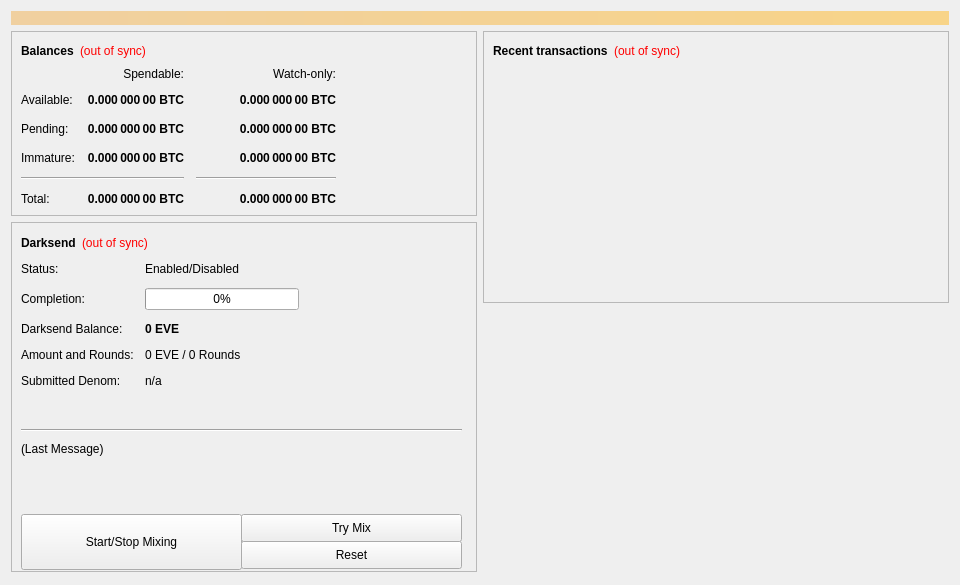
<?xml version="1.0" encoding="UTF-8"?>
<ui version="4.0">
 <class>OverviewPage</class>
 <widget class="QWidget" name="OverviewPage">
  <property name="geometry">
   <rect>
    <x>0</x>
    <y>0</y>
    <width>960</width>
    <height>585</height>
   </rect>
  </property>
  <property name="minimumSize">
   <size>
    <width>960</width>
    <height>0</height>
   </size>
  </property>
  <property name="windowTitle">
   <string>Form</string>
  </property>
  <layout class="QVBoxLayout" name="topLayout">
   <item>
    <widget class="QLabel" name="labelAlerts">
     <property name="visible">
      <bool>false</bool>
     </property>
     <property name="styleSheet">
      <string notr="true">background-color: qlineargradient(x1: 0, y1: 0, x2: 1, y2: 0, stop:0 #F0D0A0, stop:1 #F8D488); color:#000000;</string>
     </property>
     <property name="wordWrap">
      <bool>true</bool>
     </property>
     <property name="margin">
      <number>3</number>
     </property>
    </widget>
   </item>
   <item>
    <layout class="QHBoxLayout" name="horizontalLayout" stretch="1,1">
     <item>
      <layout class="QVBoxLayout" name="verticalLayout_2">
       <item>
        <widget class="QFrame" name="frame">
         <property name="frameShape">
          <enum>QFrame::StyledPanel</enum>
         </property>
         <property name="frameShadow">
          <enum>QFrame::Raised</enum>
         </property>
         <layout class="QVBoxLayout" name="verticalLayout_4">
          <item>
           <layout class="QHBoxLayout" name="horizontalLayout_4">
            <item>
             <widget class="QLabel" name="label_5">
              <property name="font">
               <font>
                <weight>75</weight>
                <bold>true</bold>
               </font>
              </property>
              <property name="text">
               <string>Balances</string>
              </property>
             </widget>
            </item>
            <item>
             <widget class="QLabel" name="labelWalletStatus">
              <property name="cursor">
               <cursorShape>WhatsThisCursor</cursorShape>
              </property>
              <property name="toolTip">
               <string>The displayed information may be out of date. Your wallet automatically synchronizes with the Eve network after a connection is established, but this process has not completed yet.</string>
              </property>
              <property name="styleSheet">
               <string notr="true">QLabel { color: red; }</string>
              </property>
              <property name="text">
               <string notr="true">(out of sync)</string>
              </property>
              <property name="alignment">
               <set>Qt::AlignLeading|Qt::AlignLeft|Qt::AlignVCenter</set>
              </property>
             </widget>
            </item>
            <item>
             <spacer name="horizontalSpacer_3">
              <property name="orientation">
               <enum>Qt::Horizontal</enum>
              </property>
              <property name="sizeHint" stdset="0">
               <size>
                <width>40</width>
                <height>20</height>
               </size>
              </property>
             </spacer>
            </item>
           </layout>
          </item>
          <item>
           <layout class="QGridLayout" name="gridLayout">
            <property name="spacing">
             <number>12</number>
            </property>
            <item row="2" column="2">
             <widget class="QLabel" name="labelWatchPending">
              <property name="font">
               <font>
                <weight>75</weight>
                <bold>true</bold>
               </font>
              </property>
              <property name="cursor">
               <cursorShape>IBeamCursor</cursorShape>
              </property>
              <property name="toolTip">
               <string>Unconfirmed transactions to watch-only addresses</string>
              </property>
              <property name="text">
               <string notr="true">0.000 000 00 BTC</string>
              </property>
              <property name="alignment">
               <set>Qt::AlignRight|Qt::AlignTrailing|Qt::AlignVCenter</set>
              </property>
              <property name="textInteractionFlags">
               <set>Qt::LinksAccessibleByMouse|Qt::TextSelectableByKeyboard|Qt::TextSelectableByMouse</set>
              </property>
             </widget>
            </item>
            <item row="2" column="1">
             <widget class="QLabel" name="labelUnconfirmed">
              <property name="font">
               <font>
                <weight>75</weight>
                <bold>true</bold>
               </font>
              </property>
              <property name="cursor">
               <cursorShape>IBeamCursor</cursorShape>
              </property>
              <property name="toolTip">
               <string>Total of transactions that have yet to be confirmed, and do not yet count toward the spendable balance</string>
              </property>
              <property name="text">
               <string notr="true">0.000 000 00 BTC</string>
              </property>
              <property name="alignment">
               <set>Qt::AlignRight|Qt::AlignTrailing|Qt::AlignVCenter</set>
              </property>
              <property name="textInteractionFlags">
               <set>Qt::LinksAccessibleByMouse|Qt::TextSelectableByKeyboard|Qt::TextSelectableByMouse</set>
              </property>
             </widget>
            </item>
            <item row="3" column="2">
             <widget class="QLabel" name="labelWatchImmature">
              <property name="font">
               <font>
                <weight>75</weight>
                <bold>true</bold>
               </font>
              </property>
              <property name="cursor">
               <cursorShape>IBeamCursor</cursorShape>
              </property>
              <property name="toolTip">
               <string>Mined balance in watch-only addresses that has not yet matured</string>
              </property>
              <property name="text">
               <string notr="true">0.000 000 00 BTC</string>
              </property>
              <property name="alignment">
               <set>Qt::AlignRight|Qt::AlignTrailing|Qt::AlignVCenter</set>
              </property>
              <property name="textInteractionFlags">
               <set>Qt::LinksAccessibleByMouse|Qt::TextSelectableByKeyboard|Qt::TextSelectableByMouse</set>
              </property>
             </widget>
            </item>
            <item row="4" column="0" colspan="2">
             <widget class="Line" name="lineSpendableBalance">
              <property name="orientation">
               <enum>Qt::Horizontal</enum>
              </property>
             </widget>
            </item>
            <item row="4" column="2">
             <widget class="Line" name="lineWatchBalance">
              <property name="sizePolicy">
               <sizepolicy hsizetype="Preferred" vsizetype="Fixed">
                <horstretch>0</horstretch>
                <verstretch>0</verstretch>
               </sizepolicy>
              </property>
              <property name="minimumSize">
               <size>
                <width>140</width>
                <height>0</height>
               </size>
              </property>
              <property name="orientation">
               <enum>Qt::Horizontal</enum>
              </property>
             </widget>
            </item>
            <item row="5" column="0">
             <widget class="QLabel" name="labelTotalText">
              <property name="text">
               <string>Total:</string>
              </property>
             </widget>
            </item>
            <item row="3" column="1">
             <widget class="QLabel" name="labelImmature">
              <property name="font">
               <font>
                <weight>75</weight>
                <bold>true</bold>
               </font>
              </property>
              <property name="cursor">
               <cursorShape>IBeamCursor</cursorShape>
              </property>
              <property name="toolTip">
               <string>Mined balance that has not yet matured</string>
              </property>
              <property name="text">
               <string notr="true">0.000 000 00 BTC</string>
              </property>
              <property name="alignment">
               <set>Qt::AlignRight|Qt::AlignTrailing|Qt::AlignVCenter</set>
              </property>
              <property name="textInteractionFlags">
               <set>Qt::LinksAccessibleByMouse|Qt::TextSelectableByKeyboard|Qt::TextSelectableByMouse</set>
              </property>
             </widget>
            </item>
            <item row="2" column="3">
             <spacer name="horizontalSpacer_2">
              <property name="orientation">
               <enum>Qt::Horizontal</enum>
              </property>
              <property name="sizeHint" stdset="0">
               <size>
                <width>40</width>
                <height>20</height>
               </size>
              </property>
             </spacer>
            </item>
            <item row="3" column="0">
             <widget class="QLabel" name="labelImmatureText">
              <property name="text">
               <string>Immature:</string>
              </property>
             </widget>
            </item>
            <item row="5" column="1">
             <widget class="QLabel" name="labelTotal">
              <property name="font">
               <font>
                <weight>75</weight>
                <bold>true</bold>
               </font>
              </property>
              <property name="cursor">
               <cursorShape>IBeamCursor</cursorShape>
              </property>
              <property name="toolTip">
               <string>Your current total balance</string>
              </property>
              <property name="text">
               <string notr="true">0.000 000 00 BTC</string>
              </property>
              <property name="alignment">
               <set>Qt::AlignRight|Qt::AlignTrailing|Qt::AlignVCenter</set>
              </property>
              <property name="textInteractionFlags">
               <set>Qt::LinksAccessibleByMouse|Qt::TextSelectableByKeyboard|Qt::TextSelectableByMouse</set>
              </property>
             </widget>
            </item>
            <item row="5" column="2">
             <widget class="QLabel" name="labelWatchTotal">
              <property name="font">
               <font>
                <weight>75</weight>
                <bold>true</bold>
               </font>
              </property>
              <property name="cursor">
               <cursorShape>IBeamCursor</cursorShape>
              </property>
              <property name="toolTip">
               <string>Current total balance in watch-only addresses</string>
              </property>
              <property name="text">
               <string notr="true">0.000 000 00 BTC</string>
              </property>
              <property name="alignment">
               <set>Qt::AlignRight|Qt::AlignTrailing|Qt::AlignVCenter</set>
              </property>
              <property name="textInteractionFlags">
               <set>Qt::LinksAccessibleByMouse|Qt::TextSelectableByKeyboard|Qt::TextSelectableByMouse</set>
              </property>
             </widget>
            </item>
            <item row="0" column="2">
             <widget class="QLabel" name="labelWatchonly">
              <property name="text">
               <string>Watch-only:</string>
              </property>
              <property name="alignment">
               <set>Qt::AlignRight|Qt::AlignTrailing|Qt::AlignVCenter</set>
              </property>
             </widget>
            </item>
            <item row="1" column="0">
             <widget class="QLabel" name="labelBalanceText">
              <property name="text">
               <string>Available:</string>
              </property>
             </widget>
            </item>
            <item row="1" column="1">
             <widget class="QLabel" name="labelBalance">
              <property name="font">
               <font>
                <weight>75</weight>
                <bold>true</bold>
               </font>
              </property>
              <property name="cursor">
               <cursorShape>IBeamCursor</cursorShape>
              </property>
              <property name="toolTip">
               <string>Your current spendable balance</string>
              </property>
              <property name="text">
               <string notr="true">0.000 000 00 BTC</string>
              </property>
              <property name="alignment">
               <set>Qt::AlignRight|Qt::AlignTrailing|Qt::AlignVCenter</set>
              </property>
              <property name="textInteractionFlags">
               <set>Qt::LinksAccessibleByMouse|Qt::TextSelectableByKeyboard|Qt::TextSelectableByMouse</set>
              </property>
             </widget>
            </item>
            <item row="1" column="2">
             <widget class="QLabel" name="labelWatchAvailable">
              <property name="font">
               <font>
                <weight>75</weight>
                <bold>true</bold>
               </font>
              </property>
              <property name="cursor">
               <cursorShape>IBeamCursor</cursorShape>
              </property>
              <property name="toolTip">
               <string>Your current balance in watch-only addresses</string>
              </property>
              <property name="text">
               <string notr="true">0.000 000 00 BTC</string>
              </property>
              <property name="alignment">
               <set>Qt::AlignRight|Qt::AlignTrailing|Qt::AlignVCenter</set>
              </property>
              <property name="textInteractionFlags">
               <set>Qt::LinksAccessibleByMouse|Qt::TextSelectableByKeyboard|Qt::TextSelectableByMouse</set>
              </property>
             </widget>
            </item>
            <item row="2" column="0">
             <widget class="QLabel" name="labelPendingText">
              <property name="text">
               <string>Pending:</string>
              </property>
             </widget>
            </item>
            <item row="0" column="1">
             <widget class="QLabel" name="labelSpendable">
              <property name="text">
               <string>Spendable:</string>
              </property>
              <property name="alignment">
               <set>Qt::AlignRight|Qt::AlignTrailing|Qt::AlignVCenter</set>
              </property>
             </widget>
            </item>
           </layout>
          </item>
         </layout>
        </widget>
       </item>
       <item>
        <widget class="QFrame" name="frameDarksend">
         <property name="minimumSize">
          <size>
           <width>0</width>
           <height>350</height>
          </size>
         </property>
         <property name="layoutDirection">
          <enum>Qt::LeftToRight</enum>
         </property>
         <property name="frameShape">
          <enum>QFrame::StyledPanel</enum>
         </property>
         <property name="frameShadow">
          <enum>QFrame::Raised</enum>
         </property>
         <widget class="QWidget" name="formLayoutWidget">
          <property name="geometry">
           <rect>
            <x>10</x>
            <y>40</y>
            <width>451</width>
            <height>161</height>
           </rect>
          </property>
          <layout class="QFormLayout" name="formLayout">
           <property name="fieldGrowthPolicy">
            <enum>QFormLayout::AllNonFixedFieldsGrow</enum>
           </property>
           <property name="horizontalSpacing">
            <number>11</number>
           </property>
           <property name="verticalSpacing">
            <number>12</number>
           </property>
           <item row="0" column="0">
            <widget class="QLabel" name="label_6">
             <property name="text">
              <string>Status:</string>
             </property>
            </widget>
           </item>
           <item row="1" column="0">
            <widget class="QLabel" name="label_7">
             <property name="text">
              <string>Completion:</string>
             </property>
            </widget>
           </item>
           <item row="1" column="1">
            <widget class="QProgressBar" name="darksendProgress">
             <property name="maximumSize">
              <size>
               <width>154</width>
               <height>16777215</height>
              </size>
             </property>
             <property name="value">
              <number>0</number>
             </property>
            </widget>
           </item>
           <item row="2" column="0">
            <widget class="QLabel" name="labelAnonymizedText">
             <property name="text">
              <string>Darksend Balance:</string>
             </property>
            </widget>
           </item>
           <item row="2" column="1">
            <widget class="QLabel" name="labelAnonymized">
             <property name="font">
              <font>
               <weight>75</weight>
               <bold>true</bold>
              </font>
             </property>
             <property name="text">
              <string notr="true">0 EVE</string>
             </property>
            </widget>
           </item>
           <item row="3" column="0">
            <widget class="QLabel" name="label_8">
             <property name="text">
              <string>Amount and Rounds:</string>
             </property>
            </widget>
           </item>
           <item row="3" column="1">
            <widget class="QLabel" name="labelAmountRounds">
             <property name="text">
              <string>0 EVE / 0 Rounds</string>
             </property>
            </widget>
           </item>
           <item row="4" column="0">
            <widget class="QLabel" name="label_9">
             <property name="text">
              <string>Submitted Denom:</string>
             </property>
            </widget>
           </item>
           <item row="4" column="1">
            <widget class="QLabel" name="labelSubmittedDenom">
             <property name="toolTip">
              <string>The denominations you submitted to the Masternode.&lt;br&gt;To mix, other users must submit the exact same denominations.</string>
             </property>
             <property name="text">
              <string>n/a</string>
             </property>
            </widget>
           </item>
           <item row="0" column="1">
            <widget class="QLabel" name="darksendEnabled">
             <property name="text">
              <string>Enabled/Disabled</string>
             </property>
            </widget>
           </item>
          </layout>
         </widget>
         <widget class="QPushButton" name="runAutoDenom">
          <property name="geometry">
           <rect>
            <x>251</x>
            <y>17</y>
            <width>1</width>
            <height>1</height>
           </rect>
          </property>
          <property name="palette">
           <palette>
            <active>
             <colorrole role="WindowText">
              <brush brushstyle="SolidPattern">
               <color alpha="255">
                <red>0</red>
                <green>0</green>
                <blue>0</blue>
               </color>
              </brush>
             </colorrole>
             <colorrole role="Button">
              <brush brushstyle="SolidPattern">
               <color alpha="255">
                <red>239</red>
                <green>238</green>
                <blue>238</blue>
               </color>
              </brush>
             </colorrole>
             <colorrole role="Light">
              <brush brushstyle="SolidPattern">
               <color alpha="255">
                <red>255</red>
                <green>255</green>
                <blue>255</blue>
               </color>
              </brush>
             </colorrole>
             <colorrole role="Midlight">
              <brush brushstyle="SolidPattern">
               <color alpha="255">
                <red>247</red>
                <green>246</green>
                <blue>246</blue>
               </color>
              </brush>
             </colorrole>
             <colorrole role="Dark">
              <brush brushstyle="SolidPattern">
               <color alpha="255">
                <red>119</red>
                <green>119</green>
                <blue>119</blue>
               </color>
              </brush>
             </colorrole>
             <colorrole role="Mid">
              <brush brushstyle="SolidPattern">
               <color alpha="255">
                <red>159</red>
                <green>159</green>
                <blue>159</blue>
               </color>
              </brush>
             </colorrole>
             <colorrole role="Text">
              <brush brushstyle="SolidPattern">
               <color alpha="255">
                <red>0</red>
                <green>0</green>
                <blue>0</blue>
               </color>
              </brush>
             </colorrole>
             <colorrole role="BrightText">
              <brush brushstyle="SolidPattern">
               <color alpha="255">
                <red>255</red>
                <green>255</green>
                <blue>255</blue>
               </color>
              </brush>
             </colorrole>
             <colorrole role="ButtonText">
              <brush brushstyle="SolidPattern">
               <color alpha="255">
                <red>0</red>
                <green>0</green>
                <blue>0</blue>
               </color>
              </brush>
             </colorrole>
             <colorrole role="Base">
              <brush brushstyle="SolidPattern">
               <color alpha="255">
                <red>255</red>
                <green>255</green>
                <blue>255</blue>
               </color>
              </brush>
             </colorrole>
             <colorrole role="Window">
              <brush brushstyle="SolidPattern">
               <color alpha="255">
                <red>239</red>
                <green>238</green>
                <blue>238</blue>
               </color>
              </brush>
             </colorrole>
             <colorrole role="Shadow">
              <brush brushstyle="SolidPattern">
               <color alpha="255">
                <red>0</red>
                <green>0</green>
                <blue>0</blue>
               </color>
              </brush>
             </colorrole>
             <colorrole role="AlternateBase">
              <brush brushstyle="SolidPattern">
               <color alpha="255">
                <red>247</red>
                <green>246</green>
                <blue>246</blue>
               </color>
              </brush>
             </colorrole>
             <colorrole role="ToolTipBase">
              <brush brushstyle="SolidPattern">
               <color alpha="255">
                <red>255</red>
                <green>255</green>
                <blue>220</blue>
               </color>
              </brush>
             </colorrole>
             <colorrole role="ToolTipText">
              <brush brushstyle="SolidPattern">
               <color alpha="255">
                <red>0</red>
                <green>0</green>
                <blue>0</blue>
               </color>
              </brush>
             </colorrole>
            </active>
            <inactive>
             <colorrole role="WindowText">
              <brush brushstyle="SolidPattern">
               <color alpha="255">
                <red>0</red>
                <green>0</green>
                <blue>0</blue>
               </color>
              </brush>
             </colorrole>
             <colorrole role="Button">
              <brush brushstyle="SolidPattern">
               <color alpha="255">
                <red>239</red>
                <green>238</green>
                <blue>238</blue>
               </color>
              </brush>
             </colorrole>
             <colorrole role="Light">
              <brush brushstyle="SolidPattern">
               <color alpha="255">
                <red>255</red>
                <green>255</green>
                <blue>255</blue>
               </color>
              </brush>
             </colorrole>
             <colorrole role="Midlight">
              <brush brushstyle="SolidPattern">
               <color alpha="255">
                <red>247</red>
                <green>246</green>
                <blue>246</blue>
               </color>
              </brush>
             </colorrole>
             <colorrole role="Dark">
              <brush brushstyle="SolidPattern">
               <color alpha="255">
                <red>119</red>
                <green>119</green>
                <blue>119</blue>
               </color>
              </brush>
             </colorrole>
             <colorrole role="Mid">
              <brush brushstyle="SolidPattern">
               <color alpha="255">
                <red>159</red>
                <green>159</green>
                <blue>159</blue>
               </color>
              </brush>
             </colorrole>
             <colorrole role="Text">
              <brush brushstyle="SolidPattern">
               <color alpha="255">
                <red>0</red>
                <green>0</green>
                <blue>0</blue>
               </color>
              </brush>
             </colorrole>
             <colorrole role="BrightText">
              <brush brushstyle="SolidPattern">
               <color alpha="255">
                <red>255</red>
                <green>255</green>
                <blue>255</blue>
               </color>
              </brush>
             </colorrole>
             <colorrole role="ButtonText">
              <brush brushstyle="SolidPattern">
               <color alpha="255">
                <red>0</red>
                <green>0</green>
                <blue>0</blue>
               </color>
              </brush>
             </colorrole>
             <colorrole role="Base">
              <brush brushstyle="SolidPattern">
               <color alpha="255">
                <red>255</red>
                <green>255</green>
                <blue>255</blue>
               </color>
              </brush>
             </colorrole>
             <colorrole role="Window">
              <brush brushstyle="SolidPattern">
               <color alpha="255">
                <red>239</red>
                <green>238</green>
                <blue>238</blue>
               </color>
              </brush>
             </colorrole>
             <colorrole role="Shadow">
              <brush brushstyle="SolidPattern">
               <color alpha="255">
                <red>0</red>
                <green>0</green>
                <blue>0</blue>
               </color>
              </brush>
             </colorrole>
             <colorrole role="AlternateBase">
              <brush brushstyle="SolidPattern">
               <color alpha="255">
                <red>247</red>
                <green>246</green>
                <blue>246</blue>
               </color>
              </brush>
             </colorrole>
             <colorrole role="ToolTipBase">
              <brush brushstyle="SolidPattern">
               <color alpha="255">
                <red>255</red>
                <green>255</green>
                <blue>220</blue>
               </color>
              </brush>
             </colorrole>
             <colorrole role="ToolTipText">
              <brush brushstyle="SolidPattern">
               <color alpha="255">
                <red>0</red>
                <green>0</green>
                <blue>0</blue>
               </color>
              </brush>
             </colorrole>
            </inactive>
            <disabled>
             <colorrole role="WindowText">
              <brush brushstyle="SolidPattern">
               <color alpha="255">
                <red>119</red>
                <green>119</green>
                <blue>119</blue>
               </color>
              </brush>
             </colorrole>
             <colorrole role="Button">
              <brush brushstyle="SolidPattern">
               <color alpha="255">
                <red>239</red>
                <green>238</green>
                <blue>238</blue>
               </color>
              </brush>
             </colorrole>
             <colorrole role="Light">
              <brush brushstyle="SolidPattern">
               <color alpha="255">
                <red>255</red>
                <green>255</green>
                <blue>255</blue>
               </color>
              </brush>
             </colorrole>
             <colorrole role="Midlight">
              <brush brushstyle="SolidPattern">
               <color alpha="255">
                <red>247</red>
                <green>246</green>
                <blue>246</blue>
               </color>
              </brush>
             </colorrole>
             <colorrole role="Dark">
              <brush brushstyle="SolidPattern">
               <color alpha="255">
                <red>119</red>
                <green>119</green>
                <blue>119</blue>
               </color>
              </brush>
             </colorrole>
             <colorrole role="Mid">
              <brush brushstyle="SolidPattern">
               <color alpha="255">
                <red>159</red>
                <green>159</green>
                <blue>159</blue>
               </color>
              </brush>
             </colorrole>
             <colorrole role="Text">
              <brush brushstyle="SolidPattern">
               <color alpha="255">
                <red>119</red>
                <green>119</green>
                <blue>119</blue>
               </color>
              </brush>
             </colorrole>
             <colorrole role="BrightText">
              <brush brushstyle="SolidPattern">
               <color alpha="255">
                <red>255</red>
                <green>255</green>
                <blue>255</blue>
               </color>
              </brush>
             </colorrole>
             <colorrole role="ButtonText">
              <brush brushstyle="SolidPattern">
               <color alpha="255">
                <red>119</red>
                <green>119</green>
                <blue>119</blue>
               </color>
              </brush>
             </colorrole>
             <colorrole role="Base">
              <brush brushstyle="SolidPattern">
               <color alpha="255">
                <red>239</red>
                <green>238</green>
                <blue>238</blue>
               </color>
              </brush>
             </colorrole>
             <colorrole role="Window">
              <brush brushstyle="SolidPattern">
               <color alpha="255">
                <red>239</red>
                <green>238</green>
                <blue>238</blue>
               </color>
              </brush>
             </colorrole>
             <colorrole role="Shadow">
              <brush brushstyle="SolidPattern">
               <color alpha="255">
                <red>0</red>
                <green>0</green>
                <blue>0</blue>
               </color>
              </brush>
             </colorrole>
             <colorrole role="AlternateBase">
              <brush brushstyle="SolidPattern">
               <color alpha="255">
                <red>239</red>
                <green>238</green>
                <blue>238</blue>
               </color>
              </brush>
             </colorrole>
             <colorrole role="ToolTipBase">
              <brush brushstyle="SolidPattern">
               <color alpha="255">
                <red>255</red>
                <green>255</green>
                <blue>220</blue>
               </color>
              </brush>
             </colorrole>
             <colorrole role="ToolTipText">
              <brush brushstyle="SolidPattern">
               <color alpha="255">
                <red>0</red>
                <green>0</green>
                <blue>0</blue>
               </color>
              </brush>
             </colorrole>
            </disabled>
           </palette>
          </property>
          <property name="focusPolicy">
           <enum>Qt::NoFocus</enum>
          </property>
          <property name="autoFillBackground">
           <bool>true</bool>
          </property>
          <property name="text">
           <string/>
          </property>
          <property name="flat">
           <bool>true</bool>
          </property>
         </widget>
         <widget class="QPushButton" name="toggleDarksend">
          <property name="geometry">
           <rect>
            <x>10</x>
            <y>292</y>
            <width>221</width>
            <height>56</height>
           </rect>
          </property>
          <property name="sizePolicy">
           <sizepolicy hsizetype="MinimumExpanding" vsizetype="Fixed">
            <horstretch>0</horstretch>
            <verstretch>0</verstretch>
           </sizepolicy>
          </property>
          <property name="text">
           <string>Start/Stop Mixing</string>
          </property>
         </widget>
         <widget class="Line" name="lineLastMessage">
          <property name="geometry">
           <rect>
            <x>10</x>
            <y>200</y>
            <width>441</width>
            <height>16</height>
           </rect>
          </property>
          <property name="orientation">
           <enum>Qt::Horizontal</enum>
          </property>
         </widget>
         <widget class="QLabel" name="darksendStatus">
          <property name="geometry">
           <rect>
            <x>10</x>
            <y>220</y>
            <width>451</width>
            <height>61</height>
           </rect>
          </property>
          <property name="minimumSize">
           <size>
            <width>288</width>
            <height>43</height>
           </size>
          </property>
          <property name="text">
           <string>(Last Message)</string>
          </property>
          <property name="alignment">
           <set>Qt::AlignLeading|Qt::AlignLeft|Qt::AlignTop</set>
          </property>
          <property name="wordWrap">
           <bool>true</bool>
          </property>
         </widget>
         <widget class="QPushButton" name="darksendAuto">
          <property name="geometry">
           <rect>
            <x>230</x>
            <y>292</y>
            <width>221</width>
            <height>28</height>
           </rect>
          </property>
          <property name="sizePolicy">
           <sizepolicy hsizetype="MinimumExpanding" vsizetype="Fixed">
            <horstretch>0</horstretch>
            <verstretch>0</verstretch>
           </sizepolicy>
          </property>
          <property name="toolTip">
           <string>Try to manually submit a Darksend request.</string>
          </property>
          <property name="text">
           <string>Try Mix</string>
          </property>
         </widget>
         <widget class="QPushButton" name="darksendReset">
          <property name="geometry">
           <rect>
            <x>230</x>
            <y>319</y>
            <width>221</width>
            <height>28</height>
           </rect>
          </property>
          <property name="sizePolicy">
           <sizepolicy hsizetype="MinimumExpanding" vsizetype="Fixed">
            <horstretch>0</horstretch>
            <verstretch>0</verstretch>
           </sizepolicy>
          </property>
          <property name="toolTip">
           <string>Reset the current status of Darksend (can interrupt Darksend if it's in the process of Mixing, which can cost you money!)</string>
          </property>
          <property name="autoFillBackground">
           <bool>false</bool>
          </property>
          <property name="text">
           <string>Reset</string>
          </property>
         </widget>
         <widget class="QWidget" name="layoutWidget">
          <property name="geometry">
           <rect>
            <x>10</x>
            <y>10</y>
            <width>431</width>
            <height>22</height>
           </rect>
          </property>
          <layout class="QHBoxLayout" name="horizontalLayout_5">
           <item>
            <widget class="QLabel" name="label_2">
             <property name="font">
              <font>
               <weight>75</weight>
               <bold>true</bold>
              </font>
             </property>
             <property name="text">
              <string>Darksend</string>
             </property>
            </widget>
           </item>
           <item>
            <widget class="QLabel" name="labelDarksendSyncStatus">
             <property name="toolTip">
              <string>The displayed information may be out of date. Your wallet automatically synchronizes with the Eve network after a connection is established, but this process has not completed yet.</string>
             </property>
             <property name="styleSheet">
              <string notr="true">QLabel { color: red; }</string>
             </property>
             <property name="text">
              <string notr="true">(out of sync)</string>
             </property>
             <property name="alignment">
              <set>Qt::AlignLeading|Qt::AlignLeft|Qt::AlignVCenter</set>
             </property>
            </widget>
           </item>
           <item>
            <spacer name="horizontalSpacer_4">
             <property name="orientation">
              <enum>Qt::Horizontal</enum>
             </property>
             <property name="sizeHint" stdset="0">
              <size>
               <width>40</width>
               <height>20</height>
              </size>
             </property>
            </spacer>
           </item>
          </layout>
         </widget>
        </widget>
       </item>
       <item>
        <spacer name="verticalSpacer">
         <property name="orientation">
          <enum>Qt::Vertical</enum>
         </property>
         <property name="sizeHint" stdset="0">
          <size>
           <width>20</width>
           <height>40</height>
          </size>
         </property>
        </spacer>
       </item>
      </layout>
     </item>
     <item>
      <layout class="QVBoxLayout" name="verticalLayout_3">
       <item>
        <widget class="QFrame" name="frame_2">
         <property name="frameShape">
          <enum>QFrame::StyledPanel</enum>
         </property>
         <property name="frameShadow">
          <enum>QFrame::Raised</enum>
         </property>
         <layout class="QVBoxLayout" name="verticalLayout">
          <item>
           <layout class="QHBoxLayout" name="horizontalLayout_2">
            <item>
             <widget class="QLabel" name="label_4">
              <property name="font">
               <font>
                <weight>75</weight>
                <bold>true</bold>
               </font>
              </property>
              <property name="text">
               <string>Recent transactions</string>
              </property>
             </widget>
            </item>
            <item>
             <widget class="QLabel" name="labelTransactionsStatus">
              <property name="cursor">
               <cursorShape>WhatsThisCursor</cursorShape>
              </property>
              <property name="toolTip">
               <string>The displayed information may be out of date. Your wallet automatically synchronizes with the Eve network after a connection is established, but this process has not completed yet.</string>
              </property>
              <property name="styleSheet">
               <string notr="true">QLabel { color: red; }</string>
              </property>
              <property name="text">
               <string notr="true">(out of sync)</string>
              </property>
              <property name="alignment">
               <set>Qt::AlignRight|Qt::AlignTrailing|Qt::AlignVCenter</set>
              </property>
             </widget>
            </item>
            <item>
             <spacer name="horizontalSpacer">
              <property name="orientation">
               <enum>Qt::Horizontal</enum>
              </property>
              <property name="sizeHint" stdset="0">
               <size>
                <width>40</width>
                <height>20</height>
               </size>
              </property>
             </spacer>
            </item>
           </layout>
          </item>
          <item>
           <widget class="QListView" name="listTransactions">
            <property name="styleSheet">
             <string notr="true">QListView { background: transparent; }</string>
            </property>
            <property name="frameShape">
             <enum>QFrame::NoFrame</enum>
            </property>
            <property name="verticalScrollBarPolicy">
             <enum>Qt::ScrollBarAlwaysOff</enum>
            </property>
            <property name="horizontalScrollBarPolicy">
             <enum>Qt::ScrollBarAlwaysOff</enum>
            </property>
            <property name="selectionMode">
             <enum>QAbstractItemView::NoSelection</enum>
            </property>
           </widget>
          </item>
         </layout>
        </widget>
       </item>
       <item>
        <spacer name="verticalSpacer_2">
         <property name="orientation">
          <enum>Qt::Vertical</enum>
         </property>
         <property name="sizeHint" stdset="0">
          <size>
           <width>20</width>
           <height>40</height>
          </size>
         </property>
        </spacer>
       </item>
      </layout>
     </item>
    </layout>
   </item>
  </layout>
 </widget>
 <resources/>
 <connections/>
</ui>
